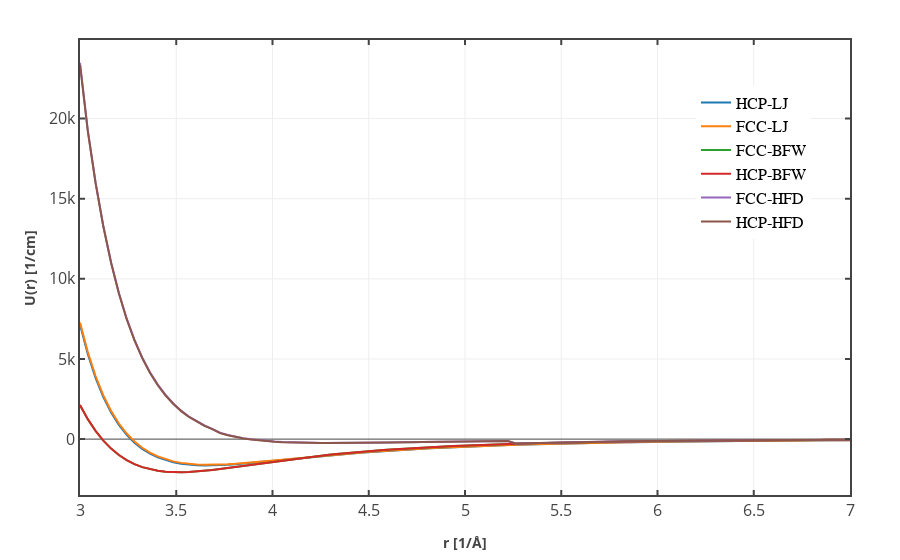

Write notebook code for a chart like this one.
### Code cell
data=[]
trace1=go.Scatter(
            x=x,
            y=ehcp_lj,
            name='HCP-LJ'
            )
data.append(trace1)
trace1=go.Scatter(
            x=x,
            y=efcc_lj,
            name='FCC-LJ'
            )
data.append(trace1)
trace1=go.Scatter(
            x=x,
            y=ehcp_bfw,
            name='FCC-BFW'
            )
data.append(trace1)
trace1=go.Scatter(
            x=x,
            y=ehcp_bfw,
            name='HCP-BFW'
            )
data.append(trace1)

trace1=go.Scatter(
            x=x,
            y=efcc_hfd,
            name='FCC-HFD'
            )
data.append(trace1)
trace1=go.Scatter(
            x=x,
            y=ehcp_hfd,
            name='HCP-HFD'
            )
data.append(trace1)


layout = go.Layout(
#     title="<b>Argon L-J model</b>",
    xaxis=dict(
                title = '<b>r [1/Å]</b>',
                showline=True,
                mirror="ticks",
                ticks="inside",
                tickfont=dict(
                    size=16,
                    ),
                linewidth=2,
                tickwidth=2,
              ),        
    yaxis=dict(
                title = '<b>U(r) [1/cm]</b>',
                showline=True,
                mirror="ticks",
                ticks="inside",
                tickfont=dict(
                    size=16,
                    ),
                linewidth=2,
                tickwidth=2,
                tickprefix="  ",
#                 tickformat="1e"
    ),
#     showlegend=False,
    legend=dict(
        font=dict( family='sans-serif', size=16 , color='#000' ),
        x=0.8,y=0.9
    ),
    margin=dict(
        l=80,
        r=50,
        b=65,
        t=40
    ),
)
fig2 = go.Figure(data=data, layout=layout)
py.iplot(fig2, filename='aGNR',show_link=False)
